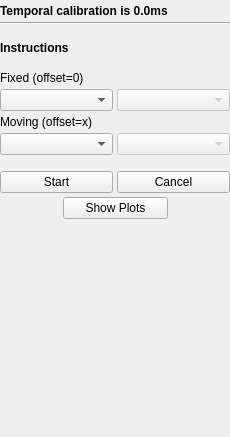
<?xml version="1.0" encoding="UTF-8"?>
<ui version="4.0">
 <class>TemporalCalibrationToolbox</class>
 <widget class="QWidget" name="TemporalCalibrationToolbox">
  <property name="geometry">
   <rect>
    <x>0</x>
    <y>0</y>
    <width>230</width>
    <height>437</height>
   </rect>
  </property>
  <property name="sizePolicy">
   <sizepolicy hsizetype="Fixed" vsizetype="Preferred">
    <horstretch>0</horstretch>
    <verstretch>0</verstretch>
   </sizepolicy>
  </property>
  <property name="minimumSize">
   <size>
    <width>230</width>
    <height>150</height>
   </size>
  </property>
  <property name="maximumSize">
   <size>
    <width>230</width>
    <height>16777215</height>
   </size>
  </property>
  <property name="windowTitle">
   <string>Temporal Calibration</string>
  </property>
  <layout class="QVBoxLayout" name="verticalLayout">
   <property name="spacing">
    <number>4</number>
   </property>
   <property name="leftMargin">
    <number>0</number>
   </property>
   <property name="topMargin">
    <number>4</number>
   </property>
   <property name="rightMargin">
    <number>0</number>
   </property>
   <property name="bottomMargin">
    <number>4</number>
   </property>
   <item>
    <widget class="QLabel" name="label_State">
     <property name="font">
      <font>
       <weight>75</weight>
       <bold>true</bold>
      </font>
     </property>
     <property name="text">
      <string>Temporal calibration is 0.0ms</string>
     </property>
     <property name="wordWrap">
      <bool>true</bool>
     </property>
    </widget>
   </item>
   <item>
    <widget class="Line" name="line_2">
     <property name="orientation">
      <enum>Qt::Horizontal</enum>
     </property>
    </widget>
   </item>
   <item>
    <spacer name="verticalSpacer_6">
     <property name="orientation">
      <enum>Qt::Vertical</enum>
     </property>
     <property name="sizeType">
      <enum>QSizePolicy::Fixed</enum>
     </property>
     <property name="sizeHint" stdset="0">
      <size>
       <width>158</width>
       <height>12</height>
      </size>
     </property>
    </spacer>
   </item>
   <item>
    <widget class="QLabel" name="label_InstructionsTemporal">
     <property name="font">
      <font>
       <weight>75</weight>
       <bold>true</bold>
      </font>
     </property>
     <property name="text">
      <string>Instructions</string>
     </property>
     <property name="wordWrap">
      <bool>true</bool>
     </property>
    </widget>
   </item>
   <item>
    <spacer name="verticalSpacer_5">
     <property name="orientation">
      <enum>Qt::Vertical</enum>
     </property>
     <property name="sizeType">
      <enum>QSizePolicy::Fixed</enum>
     </property>
     <property name="sizeHint" stdset="0">
      <size>
       <width>158</width>
       <height>12</height>
      </size>
     </property>
    </spacer>
   </item>
   <item>
    <layout class="QGridLayout" name="gridLayout">
     <item row="0" column="0">
      <widget class="QLabel" name="label_FixedSeries">
       <property name="sizePolicy">
        <sizepolicy hsizetype="Minimum" vsizetype="Preferred">
         <horstretch>0</horstretch>
         <verstretch>0</verstretch>
        </sizepolicy>
       </property>
       <property name="text">
        <string>Fixed (offset=0)</string>
       </property>
      </widget>
     </item>
     <item row="2" column="0">
      <widget class="QLabel" name="label_MovingSeries">
       <property name="sizePolicy">
        <sizepolicy hsizetype="Minimum" vsizetype="Preferred">
         <horstretch>0</horstretch>
         <verstretch>0</verstretch>
        </sizepolicy>
       </property>
       <property name="text">
        <string>Moving (offset=x)</string>
       </property>
      </widget>
     </item>
     <item row="1" column="1">
      <widget class="QComboBox" name="comboBox_FixedSourceValue">
       <property name="enabled">
        <bool>false</bool>
       </property>
      </widget>
     </item>
     <item row="3" column="1">
      <widget class="QComboBox" name="comboBox_MovingSourceValue">
       <property name="enabled">
        <bool>false</bool>
       </property>
      </widget>
     </item>
     <item row="1" column="0">
      <widget class="QComboBox" name="comboBox_FixedChannelValue">
       <property name="sizePolicy">
        <sizepolicy hsizetype="Preferred" vsizetype="Fixed">
         <horstretch>0</horstretch>
         <verstretch>0</verstretch>
        </sizepolicy>
       </property>
      </widget>
     </item>
     <item row="3" column="0">
      <widget class="QComboBox" name="comboBox_MovingChannelValue"/>
     </item>
    </layout>
   </item>
   <item>
    <spacer name="verticalSpacer">
     <property name="orientation">
      <enum>Qt::Vertical</enum>
     </property>
     <property name="sizeType">
      <enum>QSizePolicy::Fixed</enum>
     </property>
     <property name="sizeHint" stdset="0">
      <size>
       <width>20</width>
       <height>12</height>
      </size>
     </property>
    </spacer>
   </item>
   <item>
    <layout class="QHBoxLayout" name="horizontalLayout_5">
     <property name="spacing">
      <number>4</number>
     </property>
     <item>
      <widget class="QPushButton" name="pushButton_StartTemporal">
       <property name="sizePolicy">
        <sizepolicy hsizetype="Minimum" vsizetype="Fixed">
         <horstretch>0</horstretch>
         <verstretch>0</verstretch>
        </sizepolicy>
       </property>
       <property name="minimumSize">
        <size>
         <width>0</width>
         <height>0</height>
        </size>
       </property>
       <property name="maximumSize">
        <size>
         <width>16777215</width>
         <height>16777215</height>
        </size>
       </property>
       <property name="text">
        <string>Start</string>
       </property>
      </widget>
     </item>
     <item>
      <widget class="QPushButton" name="pushButton_CancelTemporal">
       <property name="text">
        <string>Cancel</string>
       </property>
      </widget>
     </item>
    </layout>
   </item>
   <item>
    <layout class="QHBoxLayout" name="horizontalLayout">
     <property name="spacing">
      <number>4</number>
     </property>
     <item>
      <spacer name="horizontalSpacer_2">
       <property name="orientation">
        <enum>Qt::Horizontal</enum>
       </property>
       <property name="sizeHint" stdset="0">
        <size>
         <width>40</width>
         <height>20</height>
        </size>
       </property>
      </spacer>
     </item>
     <item>
      <widget class="QPushButton" name="pushButton_ShowPlots">
       <property name="minimumSize">
        <size>
         <width>105</width>
         <height>0</height>
        </size>
       </property>
       <property name="text">
        <string>Show Plots</string>
       </property>
       <property name="checkable">
        <bool>true</bool>
       </property>
      </widget>
     </item>
     <item>
      <spacer name="horizontalSpacer">
       <property name="orientation">
        <enum>Qt::Horizontal</enum>
       </property>
       <property name="sizeHint" stdset="0">
        <size>
         <width>40</width>
         <height>20</height>
        </size>
       </property>
      </spacer>
     </item>
    </layout>
   </item>
   <item>
    <spacer name="verticalSpacer_2">
     <property name="orientation">
      <enum>Qt::Vertical</enum>
     </property>
     <property name="sizeHint" stdset="0">
      <size>
       <width>158</width>
       <height>40</height>
      </size>
     </property>
    </spacer>
   </item>
  </layout>
 </widget>
 <layoutdefault spacing="4" margin="4"/>
 <resources>
  <include location="../fCal.qrc"/>
 </resources>
 <connections/>
</ui>
